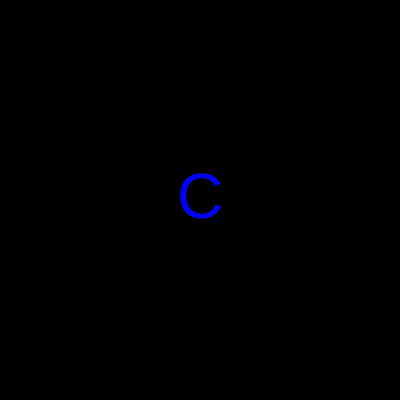
Frame 1 (no input)
Frame 60 (no input): identical to frame 1, image omitted
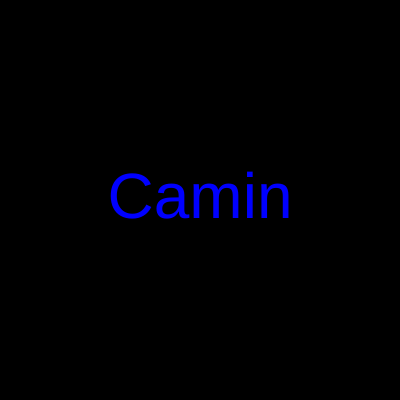
Frame 120 (the mouse pressed at the canvas centre since frame 60)

The p5.js sketch that drew these frames (run headless with seeded random() and noise() and a simulated clock; from frame 60 on, the mouse is pressed at the canvas centre):

// p5.js sketch
// ── sketch.js
function setup() {
    createCanvas(400, 400);
}

 function inicializaCores() { 
    background("black");
    fill("blue");
    textSize(64);
    textAlign (CENTER, CENTER);
}

function draw() {
    inicializaCores();
    

    
    let maximo = width;
    let minimo = 0;
    // mouseX, 0, width ==> 0, palavra.length
    let palavra = "Caminhante";
    let quantidade = map(mouseX, 0, width, 1, palavra.length);
    //console.log(quantidade);
    let parcial = palavra.substring(0, quantidade);
    text(parcial, 200, 200);
}
